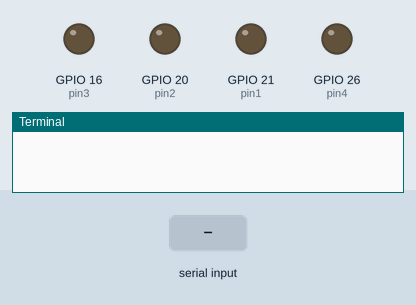
Simulated run of this program. Board: Raspberry Pi (BCM pin numbers). Parts: output pins drawn as LEDs (lit = HIGH), the last lines printed to the terminal. The test bench sets the inputs (shaded band).

Above: at 1.2 s.
1.3 s: "w" typed at the terminal, then Enter
At 1.45 s:
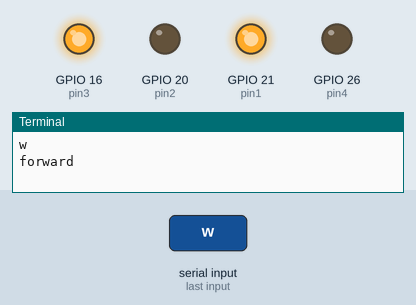
3.1 s: "s" typed at the terminal, then Enter
At 3.25 s:
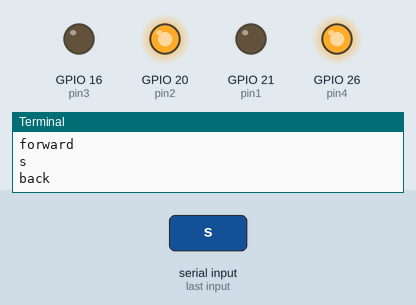
4.9 s: "a" typed at the terminal, then Enter
At 5.05 s:
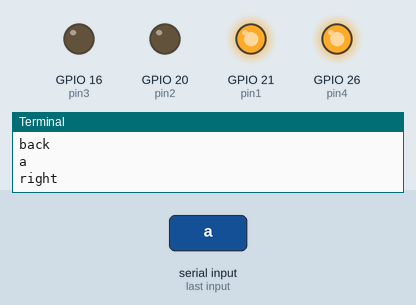
6.7 s: "d" typed at the terminal, then Enter
At 6.85 s:
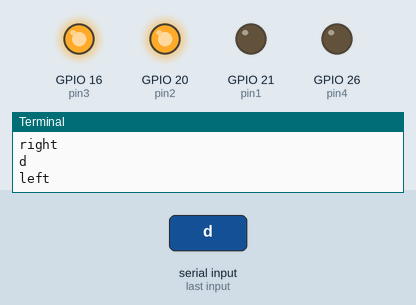
Timing chart, 0 to 9.5 s (numbered marks = the images above; inputs shaded):
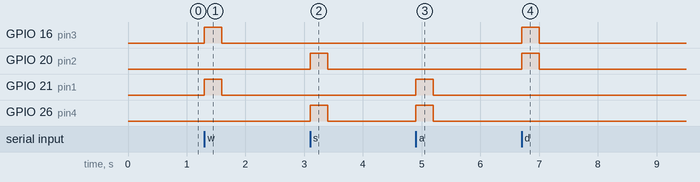

Measured:
- after the input at 1.3 s, GPIO 16 (pin3), GPIO 21 (pin1): LOW → HIGH at once, → LOW 0.30 s later
- after the input at 3.1 s, GPIO 20 (pin2), GPIO 26 (pin4): LOW → HIGH at once, → LOW 0.30 s later
- after the input at 4.9 s, GPIO 21 (pin1), GPIO 26 (pin4): LOW → HIGH at once, → LOW 0.30 s later
- after the input at 6.7 s, GPIO 16 (pin3), GPIO 20 (pin2): LOW → HIGH at once, → LOW 0.30 s later

The program:

hindubot_0.0.py
```python
import RPi.GPIO as GPIO
from time import sleep

pin1 = 21
pin2 = 20
pin3 = 16
pin4 = 26


GPIO.setmode(GPIO.BCM)
GPIO.setup(pin1,GPIO.OUT)
GPIO.setup(pin2,GPIO.OUT)
GPIO.setup(pin3,GPIO.OUT)
GPIO.setup(pin4,GPIO.OUT)
GPIO.output(pin1,GPIO.LOW)
GPIO.output(pin2,GPIO.LOW)
GPIO.output(pin3,GPIO.LOW)
GPIO.output(pin4,GPIO.LOW)


def forward():
    print("forward")
    GPIO.output(pin1,GPIO.HIGH)
    GPIO.output(pin3,GPIO.HIGH)
    GPIO.output(pin2,GPIO.LOW)
    GPIO.output(pin4,GPIO.LOW)


def back():
    print("back")
    GPIO.output(pin1,GPIO.LOW)
    GPIO.output(pin3,GPIO.LOW)
    GPIO.output(pin2,GPIO.HIGH)
    GPIO.output(pin4,GPIO.HIGH)

def right():
    print("right")
    GPIO.output(pin1,GPIO.HIGH)
    GPIO.output(pin2,GPIO.LOW)
    GPIO.output(pin3,GPIO.LOW)
    GPIO.output(pin4,GPIO.HIGH)

def left():
    print("left")
    GPIO.output(pin1,GPIO.LOW)
    GPIO.output(pin2,GPIO.HIGH)
    GPIO.output(pin3,GPIO.HIGH)
    GPIO.output(pin4,GPIO.LOW)

def stop():

    GPIO.output(pin1,GPIO.LOW)
    GPIO.output(pin3,GPIO.LOW)
    GPIO.output(pin2,GPIO.LOW)
    GPIO.output(pin4,GPIO.LOW)

while True:
    x = input()
    if x == 'w':
        forward()
    if x == 's':
        back()
    if x == 'a':
        right()
    if x == 'd':
        left()
    if x == 'q':
        stop()

    sleep(0.3)
    stop()


    
```
